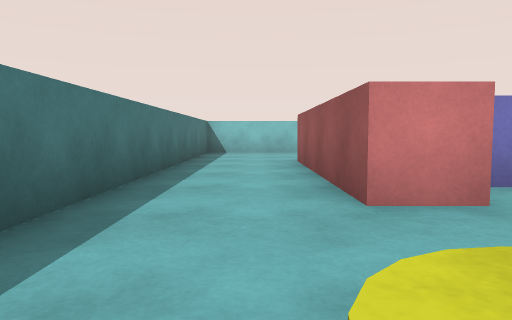
[1] (above)

16 first-person views from a walk through a Unity game level. The camera is 0.58 m above the floor, tilts 4° down and sees 70° across. The floor is counted in squares, 1 m on a side. Each view is taken from the middle of a square. On the plan, view 1 faces up. The plan holds only what a view shows up to about 10 squares ahead; the rest is blank. The player character is not drawn.

[2]
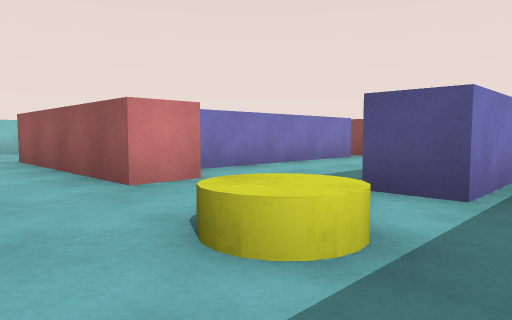

[3]
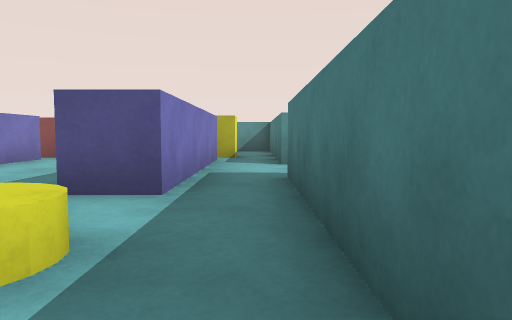

[4]
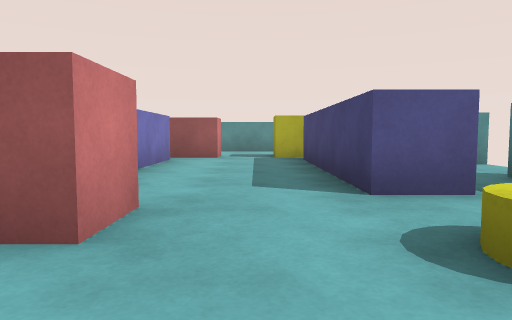

[5]
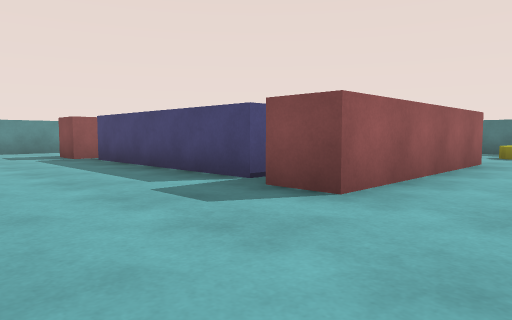

[6]
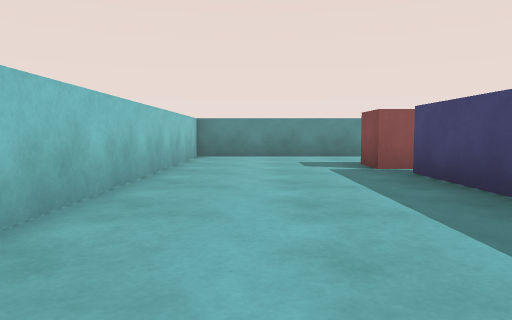

[7]
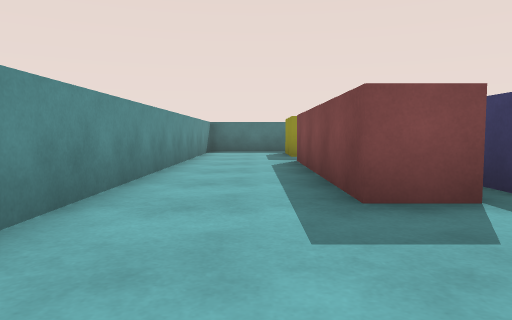

[8]
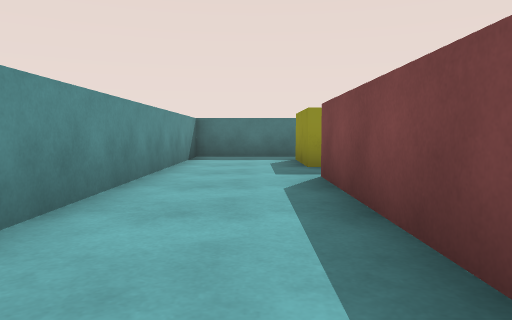

[9]
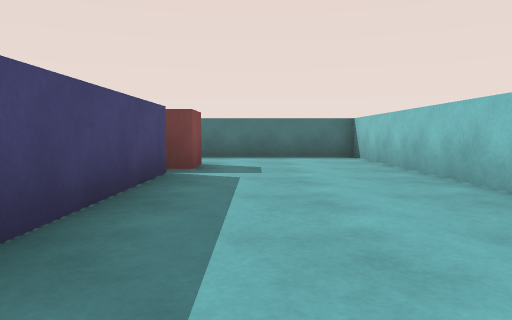

[10]
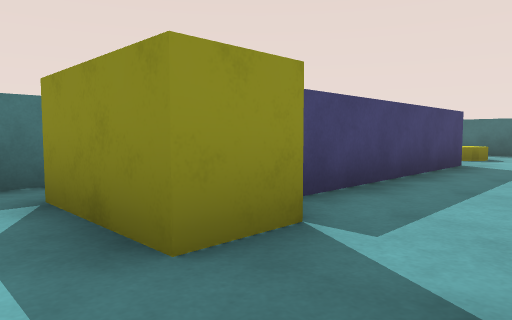

[11]
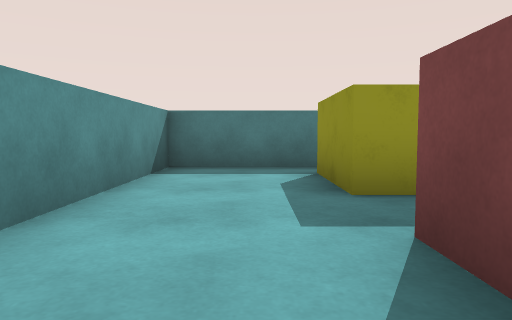

[12]
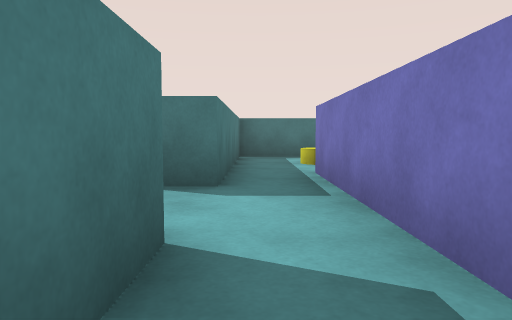

[13]
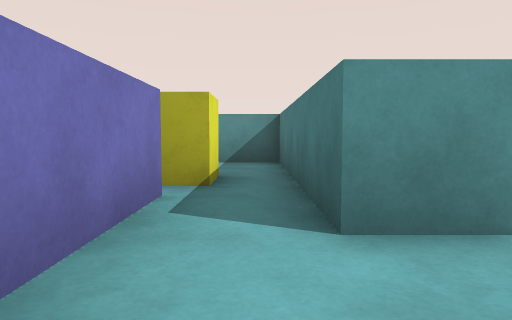

[14]
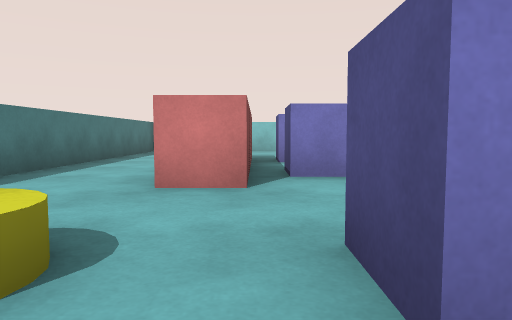

[15]
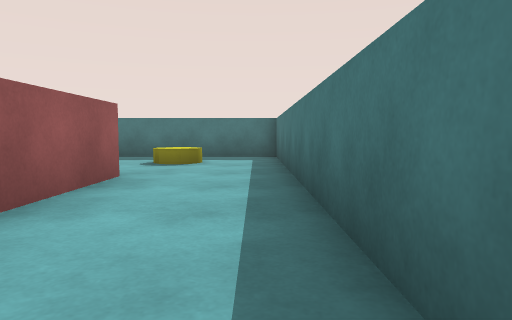

[16]
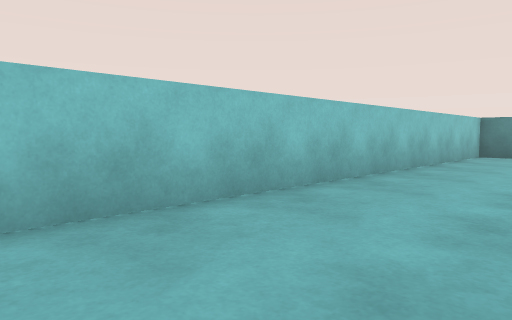

### Floor plan
Points are (right, up) in squares from view 1. A wall is a line through its corners. A room is listed if a view was taken in it or the views show most of it. See-through windows are left out.
Room 1 (views 1, 2, 3, 13, 14)
walls: (-1.5, 1.5) (-1.5, -1.5) (4, -1.5); (1.9, 2.9) (0.9, 2.9); (4.5, -0.1) (2.5, -0.1) (2.5, 0.9)
ways out: opening at (-0.5, 2.5) to room 2; opening at (3, 2) to room 4; opening at (4, -1) to room 5
objects: yellow cylinder (1, 0)
Room 2 (views 4, 5, 6, 7, 8, 9, 10, 11, 15, 16)
walls: (2.5, 7.6) (7.5, 7.6); (8.1, 7.2) (8.1, 8) (9.1, 8) (9.1, 2.9); (0.9, 2.9) (0.9, 8) (1.9, 8) (1.9, 6.5); (11.5, 1.5) (11.5, 11.5) (-1.5, 11.5) (-1.5, 1.5)
ways out: opening at (-0.5, 2.5) to room 1; opening at (10.5, 2) to room 3
Room 3 (view 12)
walls: (7.6, -1.5) (11.5, -1.5) (11.5, 1.5); (9.1, 2.9) (8.1, 2.9)
ways out: opening at (10.5, 2) to room 2; opening at (7, 2) to room 4; opening at (8, -1) to room 5
objects: yellow block (8, 0) to (9, 1)
Room 4 (no view inside)
walls: (7.5, 4) (2.5, 4); (8.1, 2.9) (8.1, 4.4); (2.5, 0.9) (7.5, 0.9); (1.9, 4.5) (1.9, 2.9)
ways out: opening at (3, 2) to room 1; opening at (7, 2) to room 3
Room 5 (no view inside)
walls: (6.1, -2.5) (6.1, -1.5) (7.6, -1.5); (7.5, -0.1) (4.5, -0.1); (4, -1.5) (4, -2.1)
ways out: opening at (4, -1) to room 1; opening at (8, -1) to room 3

Positions as (right, up) in squares from view 1, and headings:
1: (0, 0), facing up
2: (-1, -1), facing up-right
3: (-1, -1), facing right
4: (-1, 2), facing right
5: (-1, 11), facing down-right
6: (2, 10), facing right
7: (10, 11), facing down
8: (10, 8), facing down
9: (8, 9), facing left
10: (10, 3), facing down-left
11: (10, 5), facing down
12: (8, -1), facing left
13: (4, -1), facing right
14: (2, -1), facing up
15: (-1, 8), facing down
16: (1, 9), facing up-right
